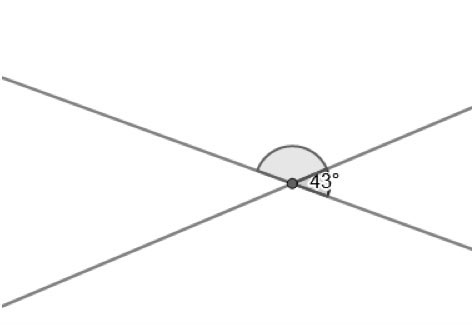
#> input picture intersecting-lines.jpg, 472 x 325 px
$ python main.py
#> lines starting #> are read from the running program, lines starting #| are printed output that depends on the picture
import numpy as np
import cv2
from skimage.transform import (hough_line, hough_line_peaks)
from matplotlib import pyplot as plt


class NN:
    def __int__(self):
        pass

    def train(self, X, y):
        self.X_train = X
        self.y_train = y

    def predict(self, X):
        shape = X.shape[0]
        Ypred = np.zeros(shape, dtype=self.y_train.dtype)
        for i in range(shape):
            distance = np.sum(np.abs(self.X_train - X[i, :]), axis=1)
            min_index = np.argmin(distance)
            Ypred[i] = self.y_train[min_index]


def main():
    img_orignal = cv2.imread('intersecting-lines.jpg', 0)
#> img_orignal is the input picture: shape (325, 472); min 0, max 255, mean 251.5
    img_invert = ~img_orignal
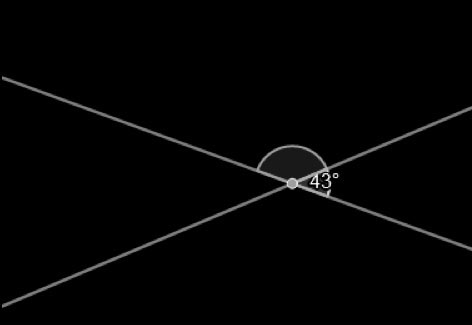
#> img_invert: shape (325, 472); min 0, max 255, mean 3.5

    figure = plt.figure(figsize=(10, 5))
    plt.subplot(1, 2, 1)
    plt.imshow(img_orignal, cmap='gray')
    plt.subplot(1, 2, 2)
    plt.imshow(img_invert, cmap='gray')

#> (the run stopped early here; a loop or call above may not have finished)

$ run again, with Hough transform.png saved as intersecting-lines.jpg
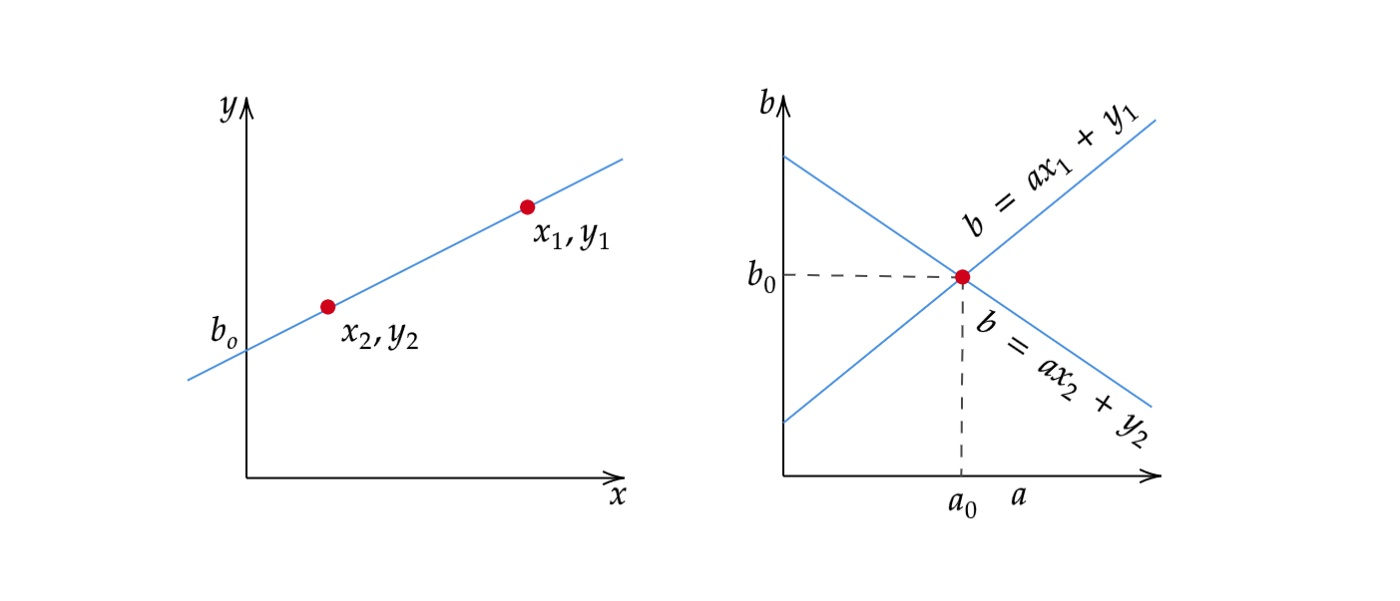
#> input picture Hough transform.png, 1400 x 601 px
#> in main, `img_invert = ~img_orignal`:
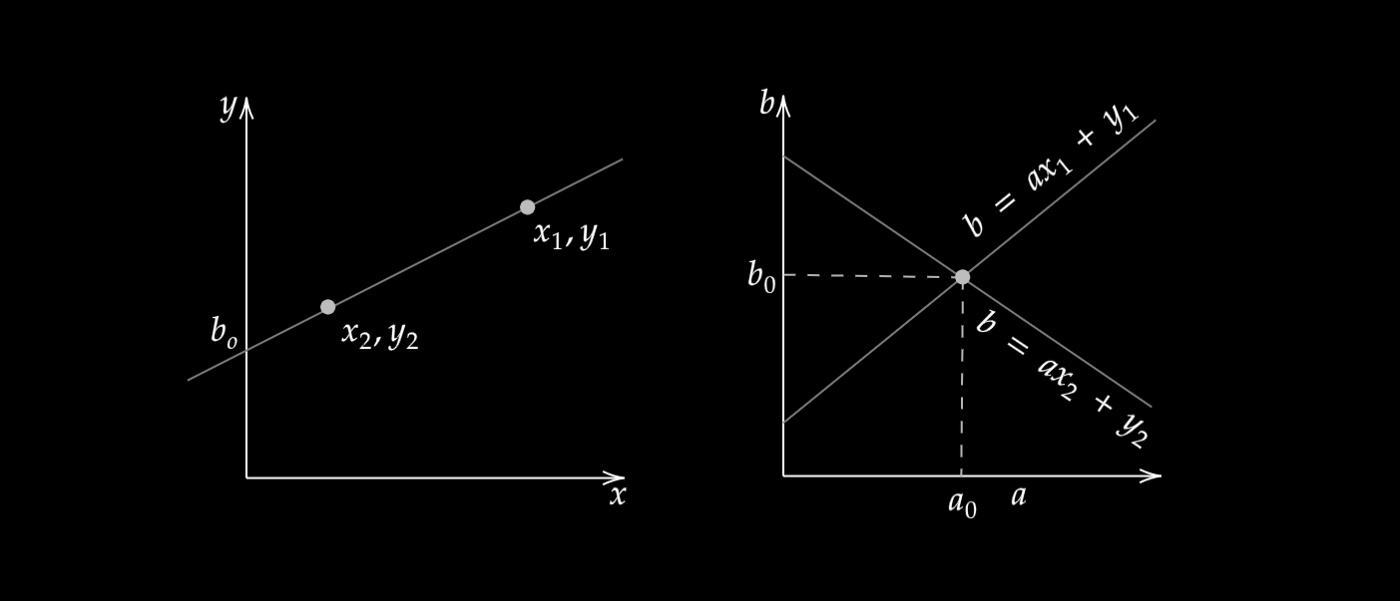
#> img_invert: shape (601, 1400); min 0, max 255, mean 2.6
